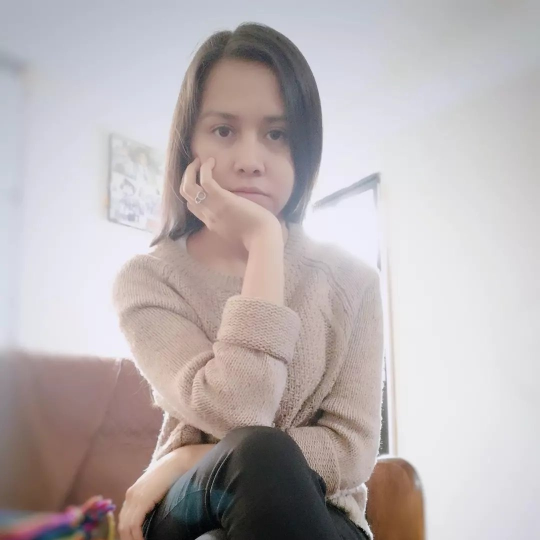
#> input picture Shar2.jpg, 1080 x 1080 px (shown at 1/2 size)
$ jupyter execute HistogramModulation.ipynb
#> lines starting #> are read from the running program, lines starting #| are printed output that depends on the picture
Ecualización de Histograma

[cell 1]
import cv2
import numpy as np
import matplotlib.pyplot as plt

img_gray = cv2.imread('Shar2.jpg', cv2.IMREAD_GRAYSCALE)
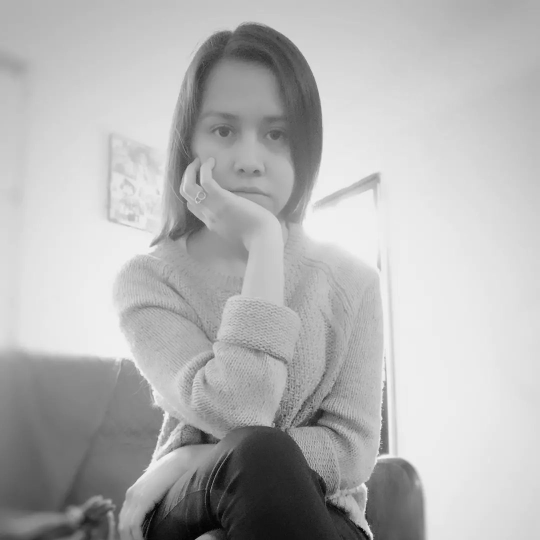
#> img_gray: shape (1080, 1080) (shown at 1/2 size); min 0, max 249, mean 180.3

histogram,_ = np.histogram(img_gray.flatten(),256,[0,256])
#> histogram = 256 values, max 33760 at index 238, min 0 at index 250, mean 4556.2
function_distrib=histogram.cumsum()
#> function_distrib = 256 values from 39 to 1166400
histo_normalized= function_distrib*histogram.max()/function_distrib.max()    #resultante de la función integral
#> histo_normalized = 256 values from 1.13 to 33760
histo_equalized=cv2.equalizeHist(img_gray)
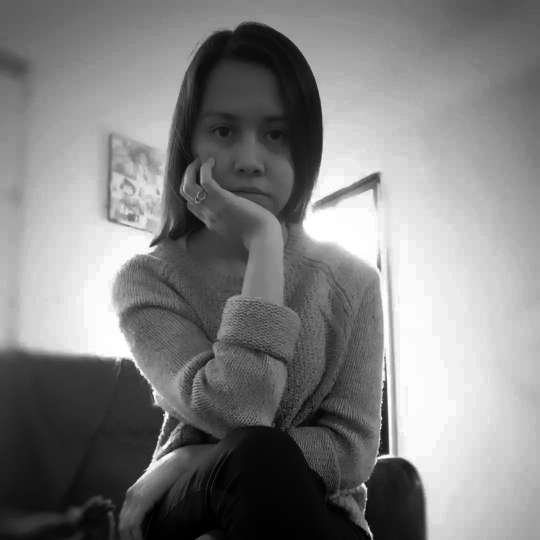
#> histo_equalized: shape (1080, 1080) (shown at 1/2 size); min 0, max 255, mean 128.6

plt.figure(figsize=(12, 9))

plt.subplot(221)
plt.imshow(img_gray,cmap="gray")
plt.title("Imagen Original")

plt.subplot(222)
plt.plot(histogram, color = "purple")
plt.title('HISTOGRAMA')
plt.xlabel('Intensidad de pixel')
plt.ylabel('Frecuencia')

plt.subplot(223)
plt.plot(histo_normalized, color = "purple")
plt.title('HISTOGRAMA NORMALIZADO')
plt.xlabel('Intensidad de pixel')
plt.ylabel('Frecuencia')

plt.subplot(224)
plt.plot(histo_equalized, color = "purple")
plt.title('HISTOGRAMA EQUALIZADO')
plt.xlabel('Intensidad de pixel')
plt.ylabel('Frecuencia')
#> figure, not shown here; panel 2: curve peaks at x = 238, y = 33760; panel 3: curve peaks at x = 249, y = 33760; panel 4: curve peaks at x = 592, y = 192; panel 4: curve peaks at x = 592, y = 192

Algoritmo de Clahe

[cell 2]
import cv2
import numpy as np
import matplotlib.pyplot as plt

img_gray = cv2.imread('Shar2.jpg', cv2.IMREAD_GRAYSCALE)
clahe=cv2.createCLAHE(clipLimit=2.0,tileGridSize=(9,9))
new_img=clahe.apply(img_gray)
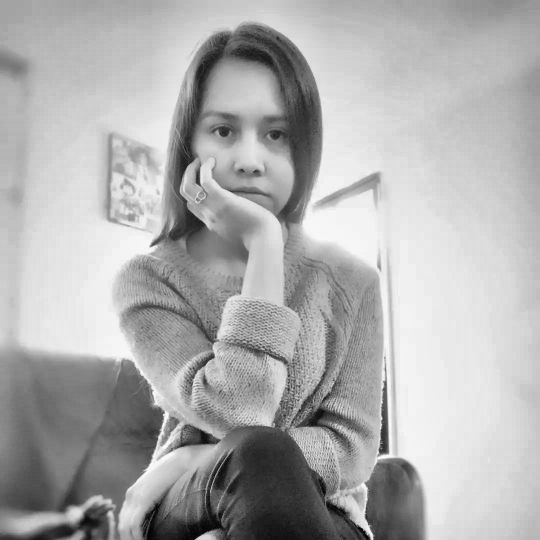
#> new_img: shape (1080, 1080) (shown at 1/2 size); min 0, max 253, mean 173.6

histogram,_ = np.histogram(img_gray.flatten(),256,[0,256])
histogram2,__ = np.histogram(new_img.flatten(),256,[0,256])
#> histogram2 = 256 values, max 16537 at index 233, min 0 at index 254, mean 4556.2

plt.figure(figsize=(12, 9))

plt.subplot(221)
plt.imshow(img_gray,cmap="gray")
plt.title("Imagen Original")

plt.subplot(222)
plt.imshow(new_img,cmap="gray")
plt.title("Imagen Equalizada")

plt.subplot(223)
plt.plot(histogram, color = "purple")
plt.title('HISTOGRAMA')
plt.xlabel('Intensidad de pixel')
plt.ylabel('Frecuencia')

plt.subplot(224)
plt.plot(histogram2, color = "purple")
plt.title('HISTOGRAMA EQUALIZADO')
plt.xlabel('Intensidad de pixel')
plt.ylabel('Frecuencia')
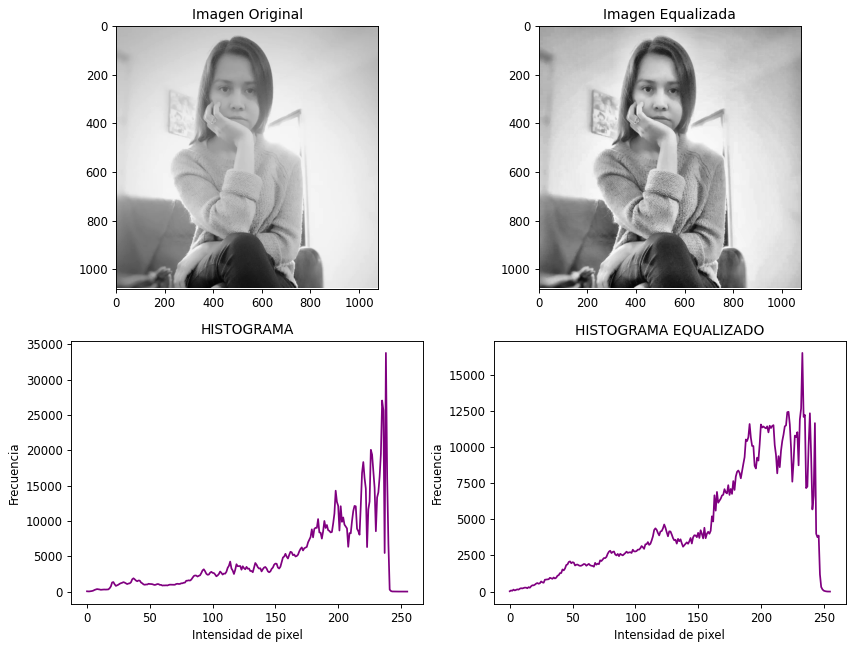
#> figure drawn by matplotlib, 4 panels; panel 3: curve peaks at x = 238, y = 33760; panel 4: curve peaks at x = 233, y = 16537

Clahe para imágenes a color

[cell 3]
import cv2
import numpy as np
import matplotlib.pyplot as plt

img = cv2.imread('Shar2.jpg')
#> img is the input picture: shape (1080, 1080, 3); mean B, G, R 178.7, 177.8, 185.9

# [15 lines of commented-out code are left out]

blue, red, green =cv2.split(img)
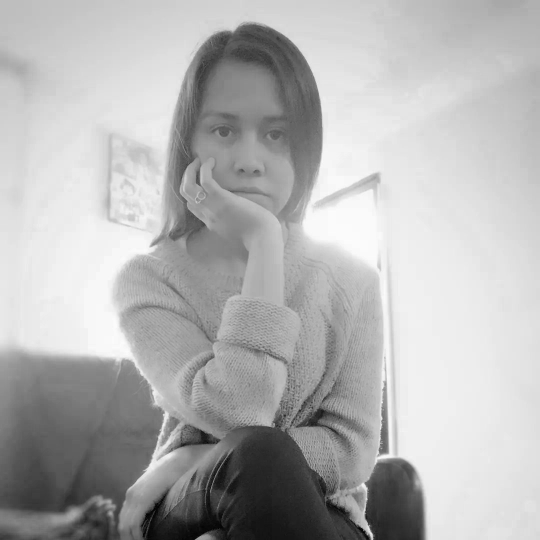
#> blue: shape (1080, 1080) (shown at 1/2 size); min 0, max 252, mean 178.7
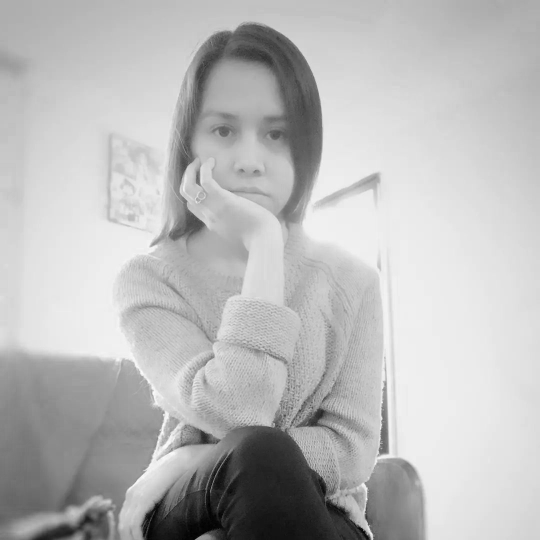
#> green: shape (1080, 1080) (shown at 1/2 size); min 0, max 255, mean 185.9

clahe=cv2.createCLAHE(clipLimit=2.0,tileGridSize=(9,9))

new_img_b=clahe.apply(blue)
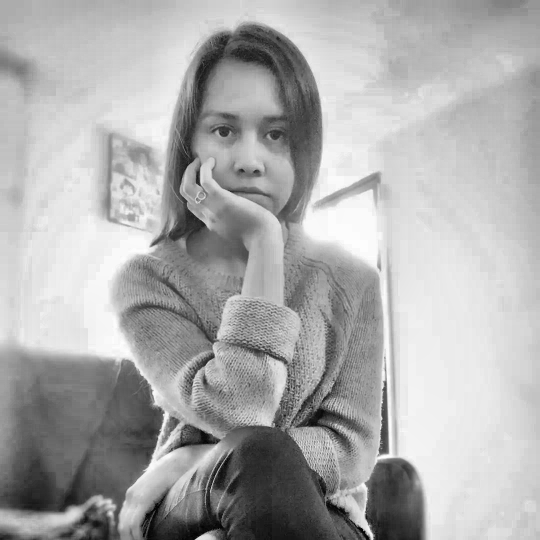
#> new_img_b: shape (1080, 1080) (shown at 1/2 size); min 0, max 254, mean 171.8
new_img_r=clahe.apply(red)
new_img_g=clahe.apply(green)
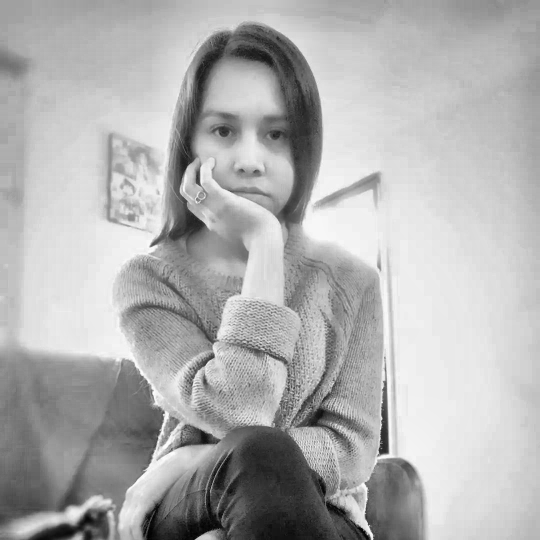
#> new_img_g: shape (1080, 1080) (shown at 1/2 size); min 0, max 255, mean 176

new_final_img=cv2.merge((new_img_b,new_img_r,new_img_g))  #OJO. EL ORDEN ES BLUE, RED, GREEN
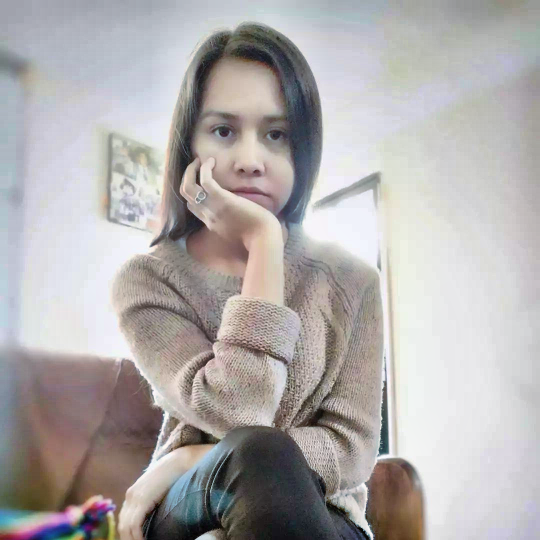
#> new_final_img: shape (1080, 1080, 3) (shown at 1/2 size); mean B, G, R 171.8, 172.1, 176
#> `[cell 3] import cv2 import numpy as np import matplotlib.pyplot as plt..`:
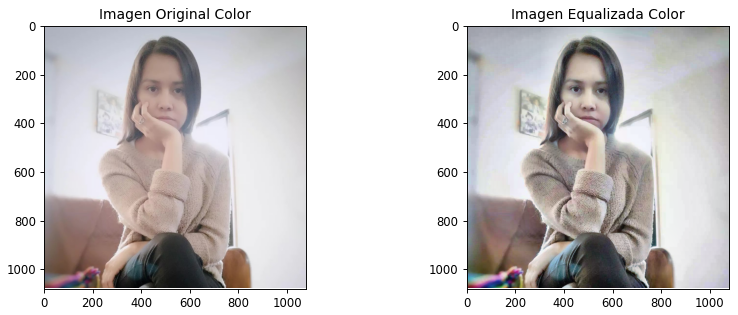
#> figure drawn by matplotlib, 2 panels


# [9 lines of commented-out code are left out]


plt.figure(figsize=(12, 9))

plt.subplot(221)
plt.imshow(cv2.cvtColor(img, cv2.COLOR_BGR2RGB))
plt.title("Imagen Original Color")

plt.subplot(222)
plt.imshow(cv2.cvtColor(new_final_img, cv2.COLOR_BGR2RGB))
plt.title("Imagen Equalizada Color")

# [11 lines of commented-out code are left out]

$ run again, with Capilla.jpg copied over Shar2.jpg
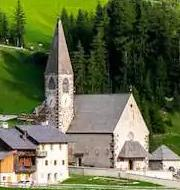
#> input picture Capilla.jpg, 180 x 190 px
#> histogram = 256 values, max 348 at index 146, min 44 at index 254, mean 133.6
#> function_distrib = 256 values from 109 to 34200
#> histo_normalized = 256 values from 1.11 to 348
#> `new_img=clahe.apply(img_gray)`:
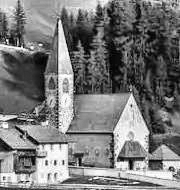
#> new_img: shape (190, 180); min 1, max 255, mean 120.4
#> histogram2 = 256 values, max 224 at index 54, min 0 at index 0, mean 133.6
#> img is the input picture: shape (190, 180, 3); mean B, G, R 74.9, 108.6, 101.9
#> `[cell 3] import cv2 import numpy as np import matplotlib.pyplot as plt..`:
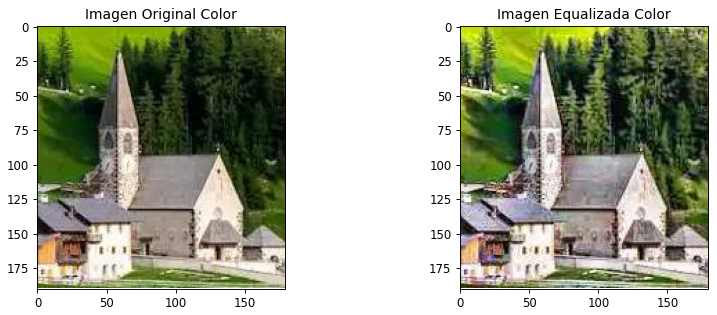
#> figure drawn by matplotlib, 2 panels

$ run again, with WIN_20240229_19_22_48_Pro.jpg copied over Shar2.jpg
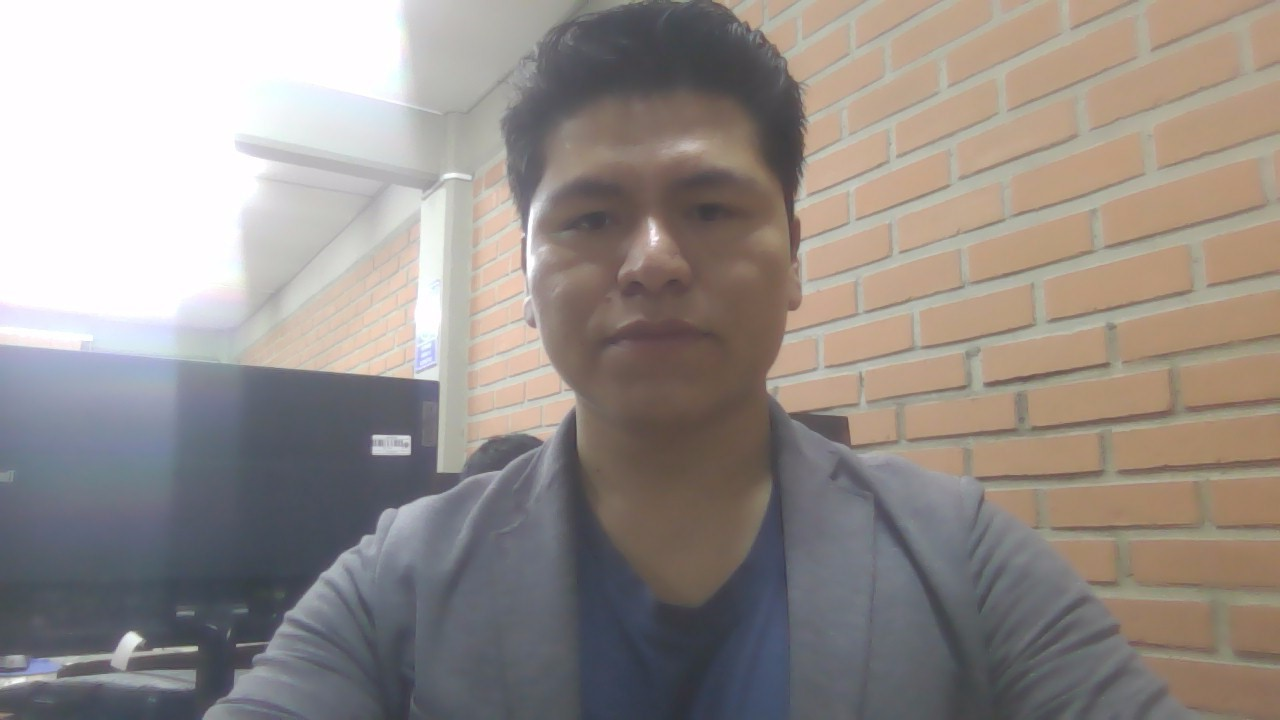
#> input picture WIN_20240229_19_22_48_Pro.jpg, 1280 x 720 px
#> histogram = 256 values, max 86799 at index 254, min 0 at index 0, mean 3600
#> function_distrib = 256 values from 0 to 921600
#> histo_normalized = 256 values from 0 to 86799
#> histogram2 = 256 values, max 35330 at index 253, min 0 at index 0, mean 3600
#> img is the input picture: shape (720, 1280, 3); mean B, G, R 138.6, 142.9, 150.4
#> `[cell 3] import cv2 import numpy as np import matplotlib.pyplot as plt..`:
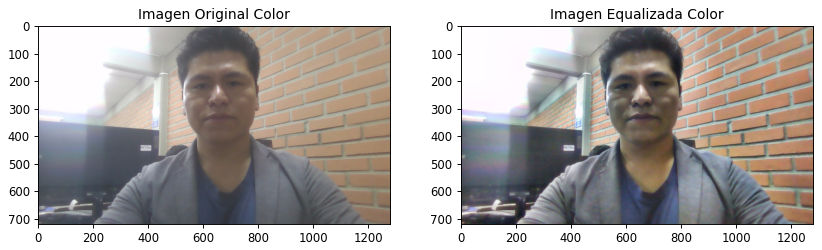
#> figure drawn by matplotlib, 2 panels
